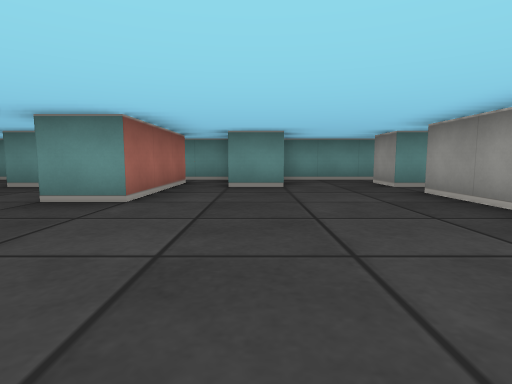
View 1 (above)

24 first-person views from a walk through a cub3D ray-caster map. The camera is about half as high as the walls, tilts 6° down and sees 80° across. The floor is counted in squares. Each view is taken from the middle of a square. On the plan, view 1 faces up. The plan holds only what a view shows up to about 9 squares ahead; the rest is blank.

View 2
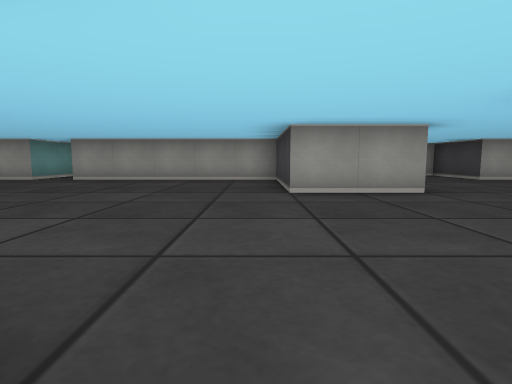

View 3
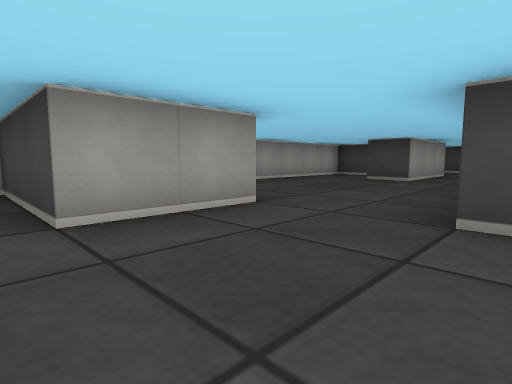

View 4
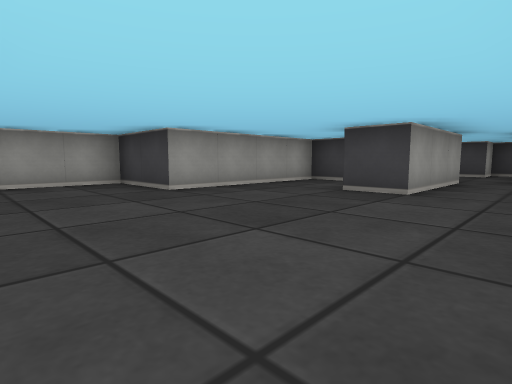

View 5
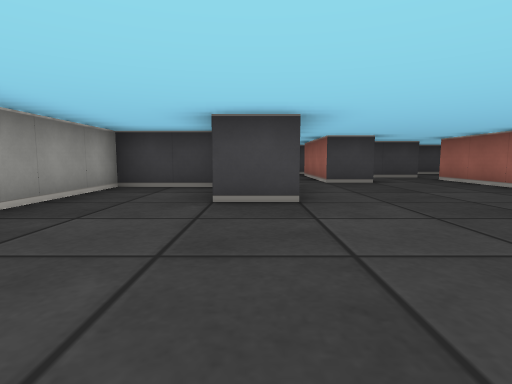

View 6
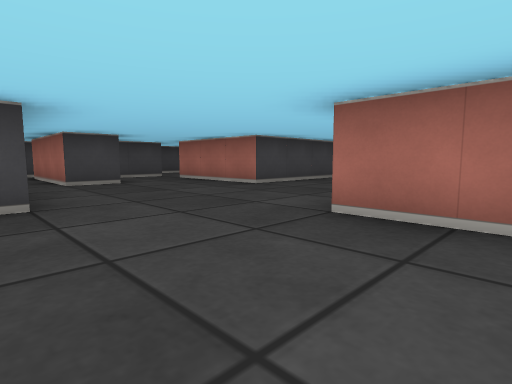

View 7
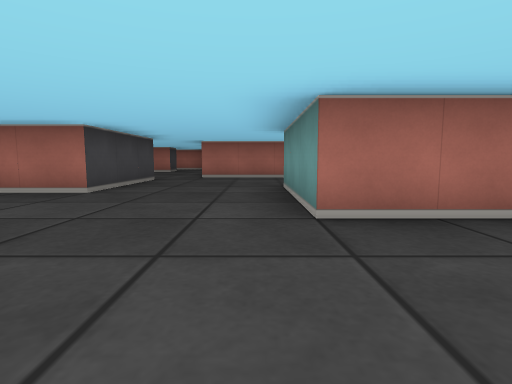

View 8
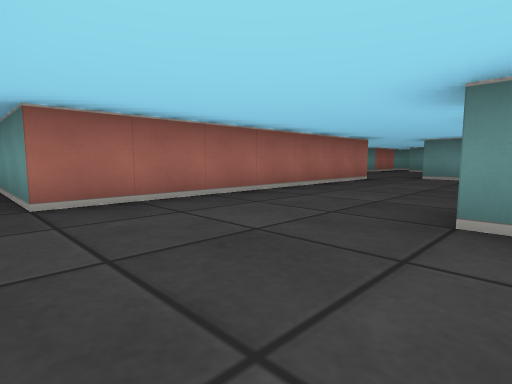

View 9
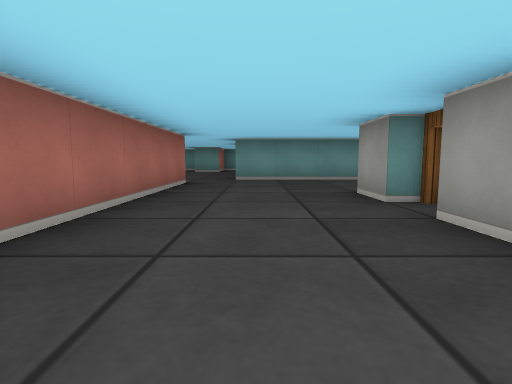

View 10
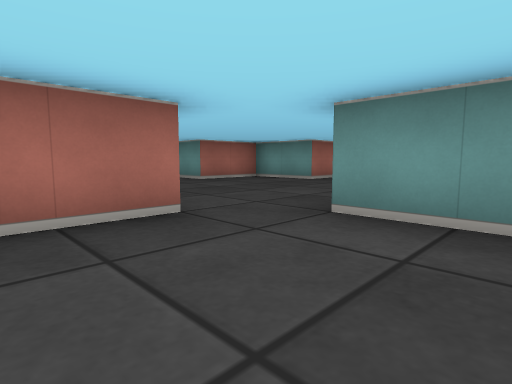

View 11
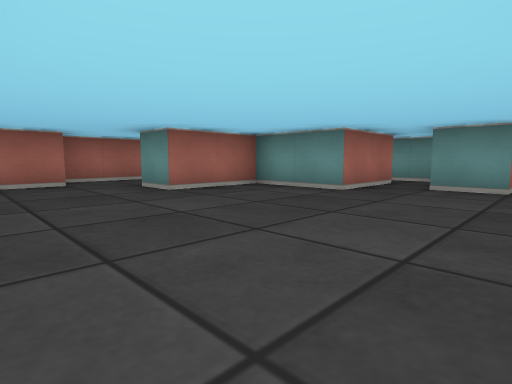

View 12
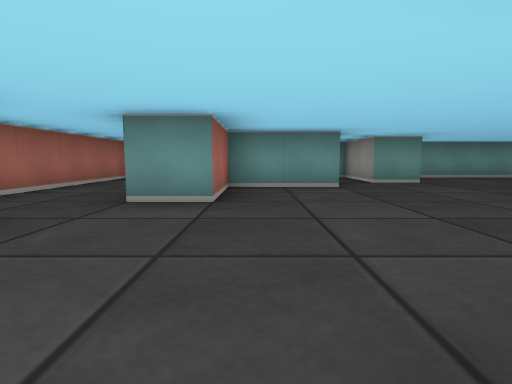

View 13
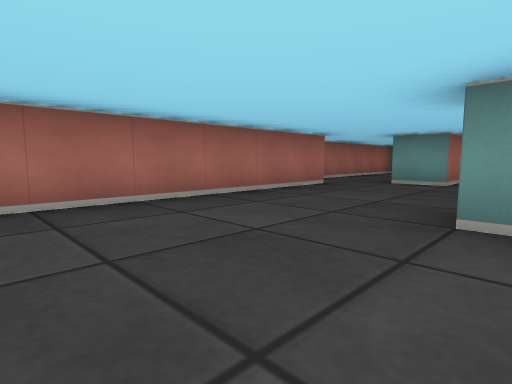

View 14
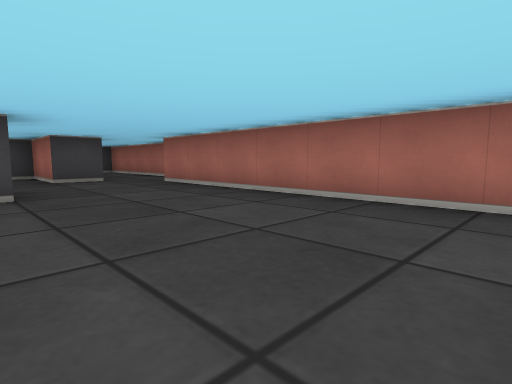

View 15
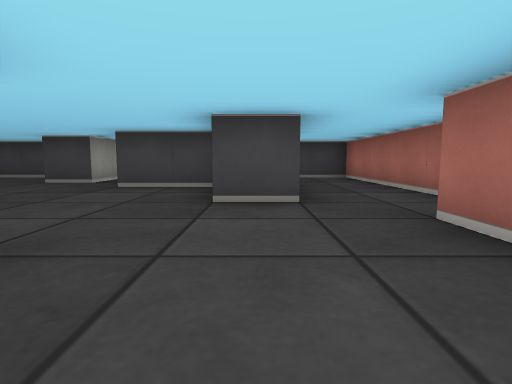

View 16
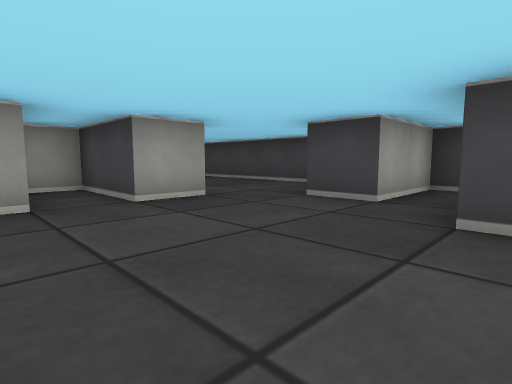

View 17
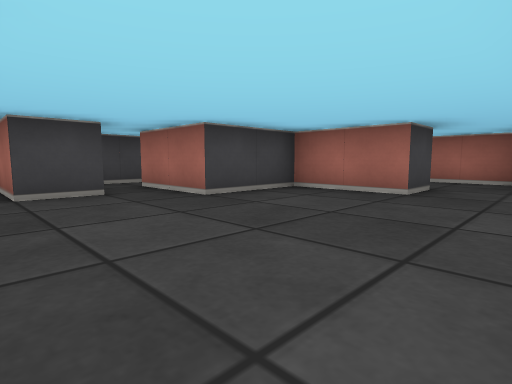

View 18
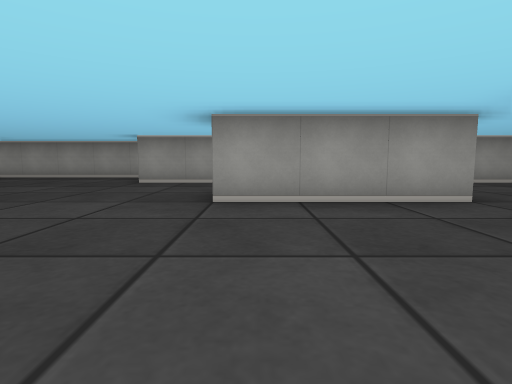

View 19
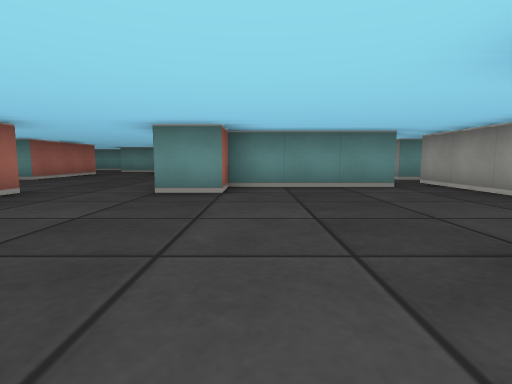

View 20
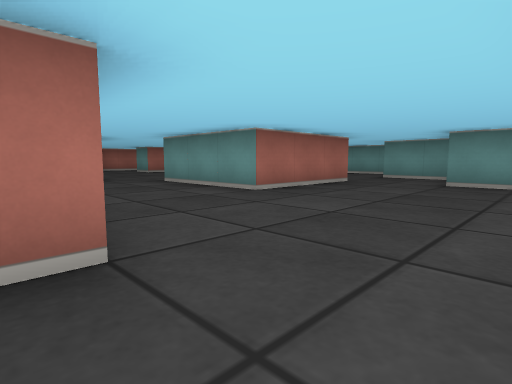

View 21
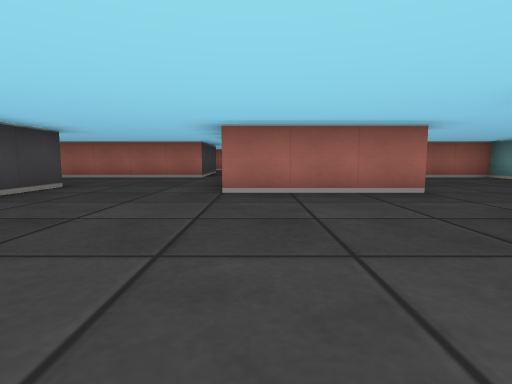

View 22
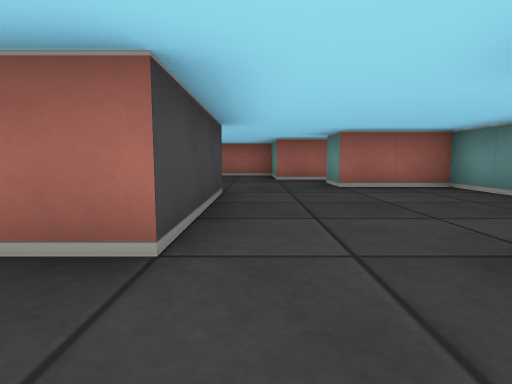

View 23
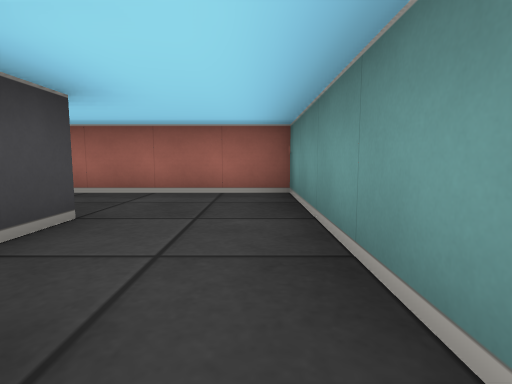

View 24
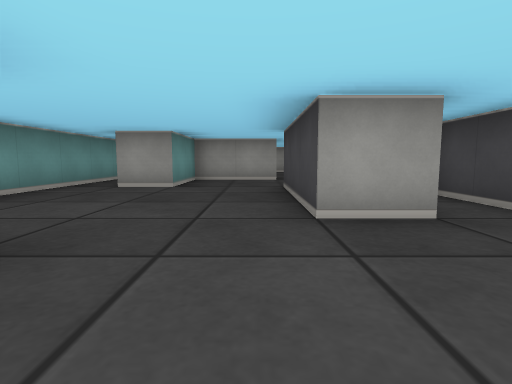

### Floor plan
Points are (right, up) in squares from view 1. A wall is a line through its corners. A room is listed if a view was taken in it or the views show most of it. See-through windows are left out.
Room 1 (views 1, 2, 3, 4, 5, 6, 7, 8, 9, 10, 11, 17, 18, 19, 20, 21, 22)
walls: (-5.5, -3.5) (-5.5, -2.5) (-2.5, -2.5) (-2.5, -5.5) (-5.5, -5.5) (-5.5, -4.5); (3.6, -1.5) (0.5, -1.5) (0.5, -2.5) (-0.5, -2.5) (-0.5, -0.5) (2.5, -0.5) (2.5, 4.5); (-8.5, -0.5) (-8.5, -7.5) (-9.5, -7.5); (0.8, -9.5) (2.5, -9.5) (2.5, -5.5) (4.5, -5.5) (4.5, -1.5); (-5.5, 3.5) (-4.5, 3.5) (-4.5, 0.5) (-7.5, 0.5); (-2.6, -10.5) (-1.5, -10.5); (-0.5, -10.6) (-0.5, -7.5) (0.5, -7.5); (-7.5, -8.5) (-4.5, -8.5) (-4.5, -11.5); (0.5, 5.5) (-0.5, 5.5); (-1.5, 6.5) (-1.5, 3.5) (-2.5, 3.5) (-2.5, 5.5) (-4.5, 5.5)
ways out: opening at (-8, 0) to room 2; opening at (-8.5, -8) to room 3; opening at (-3.5, -11) to room 3; opening at (-5, 4.5) to room 4; opening at (-1, 6) to room 4; opening at (4, -1) to room 5; opening at (-1, -11); opening at (1.5, 6); opening at (3, 5); open door at (-5, -4)
Room 2 (views 12, 13, 14, 15, 23, 24)
walls: (-9, -0.5) (-8.5, -0.5); (-14.5, 1.6) (-14.5, -8.5); (-7.1, 1.5) (-5.8, 1.5); (-7.5, 2.4) (-7.5, 3.5); (-15.5, -8.6) (-15.5, -14.5) (-14.1, -14.5); (-13.5, 5.5) (-12.8, 5.5); (-13.6, -9.5) (-12.5, -9.5); (-9.5, 5.5) (-9.5, 7.5) (-15.5, 7.5) (-15.5, 1.6); (-10.5, 6.5) (-10.5, 4.5) (-12.5, 4.5) (-12.5, 2.5) (-13.5, 2.5); (-11, -14.5) (-9.5, -14.5) (-9.5, -13.5)
ways out: opening at (-8, 0) to room 1; opening at (-11.5, -8.5) to room 3; opening at (-10, -13) to room 3; opening at (-8, 4.7) to room 4
Room 3 (view 16)
walls: (-7.5, -11.6) (-7.5, -10.5) (-5.5, -10.5) (-5.5, -9.8); (-9.5, -13.5) (-9.5, -12.5) (-8.5, -12.5) (-8.5, -13.9); (-7.1, -14.5) (-4.6, -14.5); (-4.6, -12.5) (-3.2, -12.5); (-9.5, -7.5) (-10.9, -7.5); (-12.5, -9.5) (-12.5, -11.5) (-10.5, -11.5) (-10.5, -13.5)
ways out: opening at (-8.5, -8) to room 1; opening at (-3.5, -11) to room 1; opening at (-11.5, -8.5) to room 2; opening at (-10, -13) to room 2; opening at (-4, -14)
Room 4 (no view inside)
walls: (-4.5, 5.5) (-4.5, 6.5); (-7.5, 3.5) (-5.5, 3.5); (-0.6, 7.5) (-8.5, 7.5) (-8.5, 5.5) (-9.5, 5.5)
ways out: opening at (-5, 4.5) to room 1; opening at (-1, 6) to room 1; opening at (-8, 4.7) to room 2
Room 5 (no view inside)
walls: (4.5, -1.5) (4.5, -0.5)
ways out: opening at (4, -1) to room 1; opening at (5, 0)

Where each view was taken, in squares from view 1:
view 1: 0 up, 0 right, facing up
view 2: 0 up, 5 left, facing right
view 3: 0 up, 3 left, facing down-right
view 4: 3 down, 2 left, facing down-right
view 5: 4 down, 0 right, facing down
view 6: 4 down, 0 right, facing down-left
view 7: 6 down, 0 right, facing left
view 8: 8 down, 5 left, facing up-left
view 9: 7 down, 7 left, facing up
view 10: 2 down, 6 left, facing up-left
view 11: 0 up, 8 left, facing up-left
view 12: 1 down, 12 left, facing up
view 13: 4 down, 11 left, facing up-left
view 14: 2 down, 11 left, facing down-left
view 15: 6 down, 13 left, facing down
view 16: 9 down, 11 left, facing down-right
view 17: 8 down, 8 left, facing down-left
view 18: 8 down, 4 left, facing right
view 19: 7 down, 1 right, facing up
view 20: 3 down, 1 left, facing up-left
view 21: 1 up, 0 right, facing left
view 22: 4 up, 3 left, facing left
view 23: 7 up, 11 left, facing left
view 24: 4 up, 10 left, facing right
